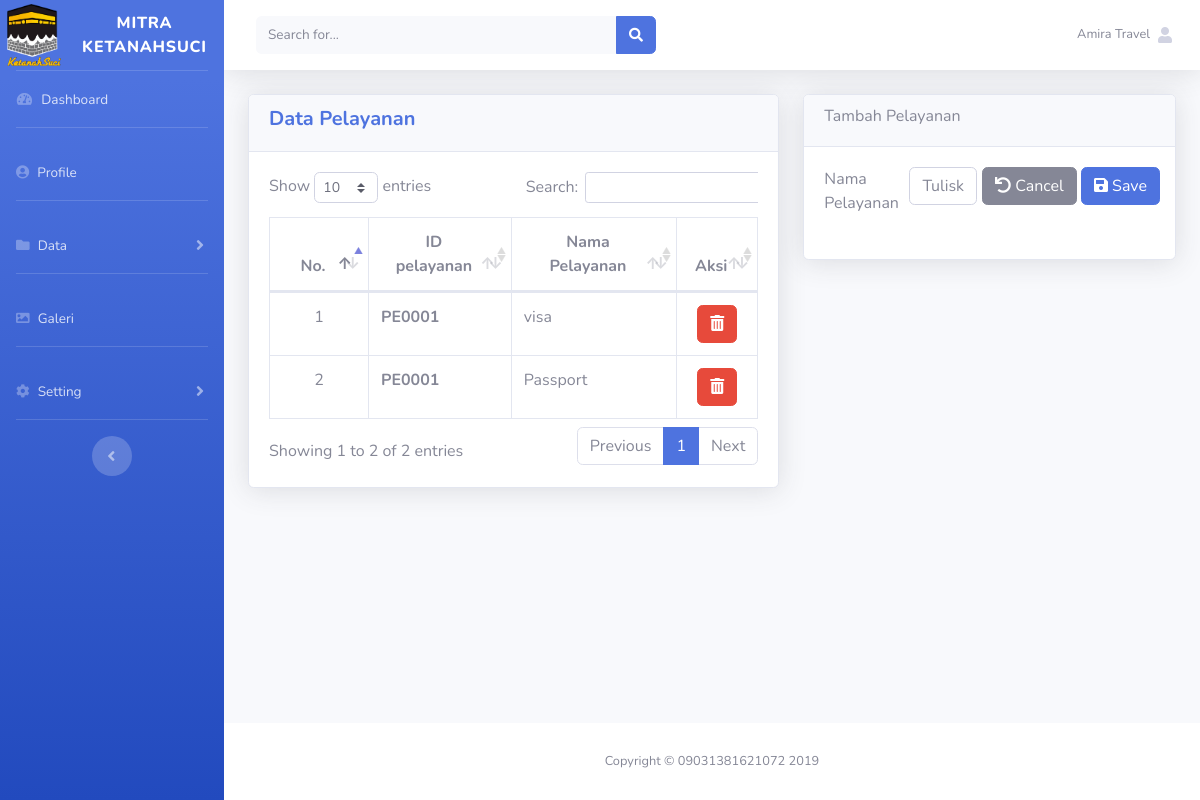
The page /index.php?url=data_pelayanan (signed in) on the database its author committed.
### tables this page shows
CREATE TABLE `tbl_data_pelayanan` (
  `id` int(11) NOT NULL,
  `pelayanan_id` varchar(50) NOT NULL,
  `nama_pelayanan` varchar(100) NOT NULL,
  `travel_id` varchar(50) NOT NULL
);

### config/routes.php (called while the page is built, shortened)
<?php
$req = [];
$include = [];
if(isset($_GET['url'])){
	switch ($_GET['url']) {
		case 'data_pelayanan':
			$include[]='halaman/pelayanan/index.php';
			break;
	}
}else{
	$req[]='config/koneksi.php';
	$req[]='config/pengguna/load_data.php';
	$include[] ='pengguna_dashboard.php';
}
?>

### config/pelayanan/load_data.php (called while the page is built)
<?php
include 'config/koneksi.php';
$id    = $_SESSION['user_id'];
$hasil = mysqli_query($koneksi, "SELECT* FROM tbl_data_pelayanan WHERE travel_id='$id'");
while($data= mysqli_fetch_assoc($hasil)){
    $datas[] = $data;
}
?>

### halaman/pelayanan/index.php (the view, shortened to what this page needs)
<div class="container-fluid">
        <div class="row">
                <div class="col-xl-7">
                <div class="card shadow mb-4">
                    <div class="card-header">
                        <h5 class="font-weight-bold text-primary ">Data Pelayanan</h5>
                    </div>
                    <div class="card-body">
                        <div class="table-responsive">
                        <input type="hidden" class="form-control" name="travel_id" value="<?php echo $_SESSION['user_id']; ?>" placeholder="Nama">
                            <table class="table table-bordered" id="dataTable" widht="100%" cellspacing="0">
                               <thead>
                                   <tr align="center">
                                        <th width="50">
                                            No.
                                        </th>
                                        <th>ID pelayanan</th>
                                        <th>Nama Pelayanan</th>
                                        <th>Aksi</th>
                                   </tr>
                               </thead>
                                <tbody>
                                    <?php $x=1;?>
                                    <?php if(isset($datas)): ?>
                                        <?php foreach($datas as $data): ?>
                                    <tr>
                                        <td align="center"><?php echo $x++;?></td>
                                        <th><?php echo $data['pelayanan_id'];?></th>
                                        <td><?php echo $data['nama_pelayanan']?></td>
                                        <td align="center">
                                        <a href="config/pelayanan/proses_hapus.php?url=Travel=<?echo$data['travel_id']?>&id=<?php echo$data['pelayanan_id']?>" onclick="return confirm('Apa anda yakin menghapus pelayanan ini?')"class="btn btn-xs btn-danger" title="delete" onclick="retrun confirm('Apakah anda yakin ingin menghapus?')">
                                            <i class="fas fa-trash-alt"></i>
                                        </a>
                                    </td>
                                    </tr>
                                        <?php endforeach; ?>
                                        <?php endif; ?>
                                </tbody>
                            </table>
                        </div>
                    </div>
                </div>
                </div>
                <div class="col xl-5">
                    <div class="card shadow mb-4">
                        <div class="card-header">
                            <h6>Tambah Pelayanan</h6>
                        </div>
                        <div class="card-body">
                        <form action="config/pelayanan/proses_simpan.php" method="POST">
                                <div class="form-row">
                                    <div class="form-group col-md-3">
                                        <label for="">Nama Pelayanan</label>
                                    </div>
                                    <div class="form-group col md-9">
                                        <input class="form-control" type="text" name="pelayanannew" id="" placeholder="Tuliskan Pelayanan Terbaru">
                                    </div>
                                    <div class="form-group">
                                        <button type="reset" class="btn btn-md btn-secondary"><i class="fa fa-undo"></i> Cancel</button>
                                        <button type="submit" class="btn btn-xs btn-primary"><i class="fa fa-save"></i> Save</button>
                                    </div>
                                </div>
                            </form>
                        </div>
                    </div>
                </div>
        </div>
</div>
</div>

### index.php (shortened to what this page needs)
<?php
include 'config/routes.php';
if($_SESSION['level'] == 'admin'){
	   include 'halaman/admin_header.php';
	   } else if ($_SESSION['level'] == 'agent'){
	  include 'halaman/agent_travel_header.php';
	   }
foreach ($req as $key => $value) {
	require_once $value;
}
foreach ($include as $key => $value) {
	require_once $value;
}
if($_SESSION['level'] == 'pengguna'){
	include 'halaman/footer_pengguna.php';
}else if($_SESSION['level'] == 'member'){
	include 'halaman/footer_pengguna.php';
}
else{
	include 'halaman/footer.php';
}
?>

### rows shown on the page
tbl_data_pelayanan: pelayanan "PE0001", nama_pelayanan "visa"
tbl_data_pelayanan: pelayanan "PE0001", nama_pelayanan "Passport"

### other values the page prints
$_SESSION['username'] "Amira Travel"
